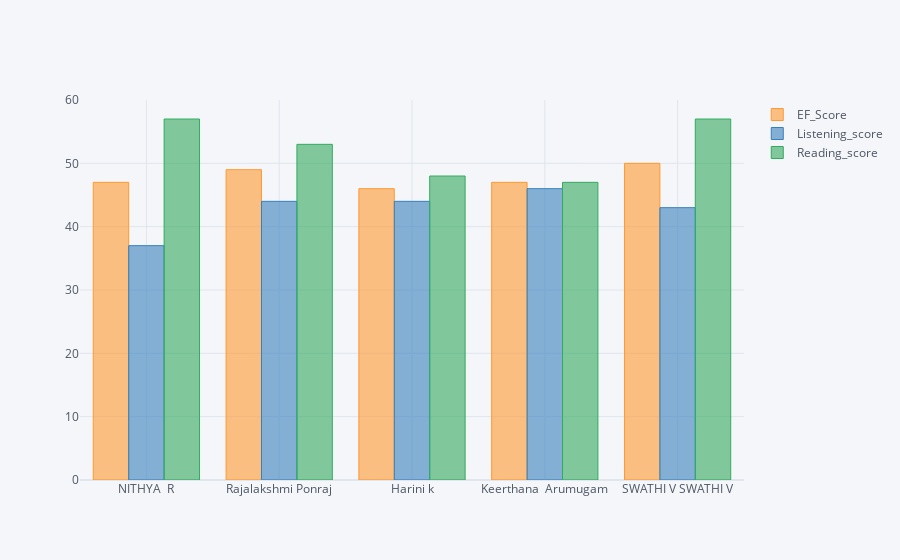

Notebook code cell kept with this figure:
### Code cell
b1 = df[df["CEFR_level"]=="B1"]
b1[["EF_Score","Listening_score","Reading_score"]].iplot(kind="bar")

### Figure 1 — Plotly figure (JSON) as saved in the notebook; plotly's stock layout.template omitted (floating-point values rounded to 4 significant figures)
{"data": [{"marker": {"color": "rgba(255, 153, 51, 0.6)", "line": {"color": "rgba(255, 153, 51, 1.0)", "width": 1}}, "name": "EF_Score", "orientation": "v", "text": "", "type": "bar", "x": ["NITHYA  R", "Rajalakshmi Ponraj", "Harini k", "Keerthana  Arumugam", "SWATHI V SWATHI V"], "y": [47, 49, 46, 47, 50]}, {"marker": {"color": "rgba(55, 128, 191, 0.6)", "line": {"color": "rgba(55, 128, 191, 1.0)", "width": 1}}, "name": "Listening_score", "orientation": "v", "text": "", "type": "bar", "x": ["NITHYA  R", "Rajalakshmi Ponraj", "Harini k", "Keerthana  Arumugam", "SWATHI V SWATHI V"], "y": [37, 44, 44, 46, 43]}, {"marker": {"color": "rgba(50, 171, 96, 0.6)", "line": {"color": "rgba(50, 171, 96, 1.0)", "width": 1}}, "name": "Reading_score", "orientation": "v", "text": "", "type": "bar", "x": ["NITHYA  R", "Rajalakshmi Ponraj", "Harini k", "Keerthana  Arumugam", "SWATHI V SWATHI V"], "y": [57, 53, 48, 47, 57]}], "layout": {"autosize": true, "legend": {"bgcolor": "#F5F6F9", "font": {"color": "#4D5663"}}, "paper_bgcolor": "#F5F6F9", "plot_bgcolor": "#F5F6F9", "title": {"font": {"color": "#4D5663"}}, "xaxis": {"autorange": true, "gridcolor": "#E1E5ED", "range": [-0.5, 4.5], "showgrid": true, "tickfont": {"color": "#4D5663"}, "title": {"font": {"color": "#4D5663"}, "text": ""}, "type": "category", "zerolinecolor": "#E1E5ED"}, "yaxis": {"autorange": true, "gridcolor": "#E1E5ED", "range": [0, 60], "showgrid": true, "tickfont": {"color": "#4D5663"}, "title": {"font": {"color": "#4D5663"}, "text": ""}, "type": "linear", "zerolinecolor": "#E1E5ED"}}}
